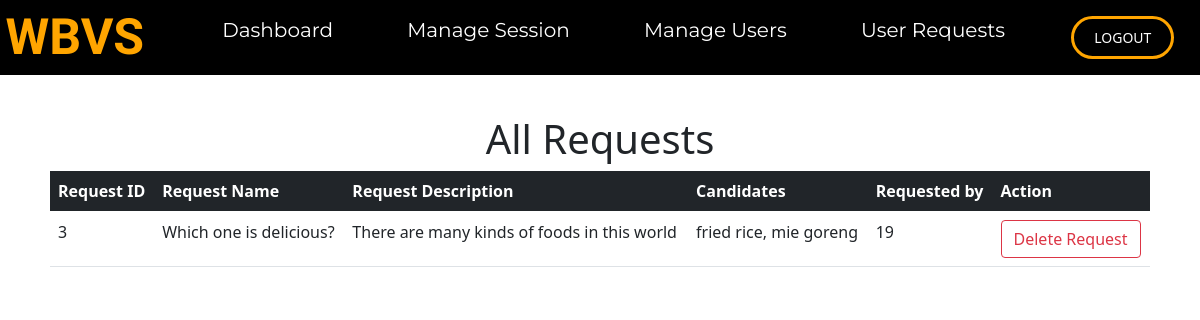
Page /admin/adminrequest.php (signed in) on the committed database.
### tables this page shows
CREATE TABLE `request` (
  `requestid` int(11) NOT NULL,
  `requestname` varchar(255) NOT NULL,
  `requestdesc` longtext NOT NULL,
  `candidates` longtext NOT NULL,
  `userid` int(11) NOT NULL
);

### admin/adminrequest.php (the view, shortened to what this page needs)
<?php
    require_once "../action/dbconnection.php";
?>
<!DOCTYPE html>
    <html lang="en">
    <head>
        <link rel="stylesheet" href="../css/adminnavbar.css">
        <link href="https://cdn.jsdelivr.net/npm/bootstrap@5.0.2/dist/css/bootstrap.min.css" rel="stylesheet">
    </head>
    <body>
        <header class="navcontainer">
            <a class="logo" href="adminhome.php">WBVS</a>
            <nav>
                <ul class="navlinks">
                    <li><a href="adminhome.php">Dashboard</a></li>
                    <li><a href="managesession.php">Manage Session</a></li>
                    <li><a href="manageusers.php">Manage Users</a></li>
                    <li><a href="adminrequest.php">User Requests</a></li>
                </ul>
            </nav>
            <div class="logout-btn">
                <a href="../action/logout.php"><button>LOGOUT</button></a>
            </div>
        </header>
        <h1 style="text-align: center; margin-top: 40px;">All Requests</h1>
        <div style="margin: 0 50px">
            <table class="table table-hover" style="margin-right: 20px;">
                <thead>
                    <tr class="table-dark">
                        <th scope="col">Request ID</th>
                        <th scope="col">Request Name</th>
                        <th scope="col">Request Description</th>
                        <th scope="col">Candidates</th>
                        <th scope="col">Requested by</th>
                        <th scope="col">Action</th>
                    </tr>
                </thead>
                <tbody>
                    <?php
                        $sql = "SELECT * FROM request;";
                        $stmt = mysqli_stmt_init($dbConn);
                        if(!mysqli_stmt_prepare($stmt, $sql)){
                            header("Location: ../admin/adminrequest.php?error=stmtfailed");
                            echo "Statement error, cannot display request";
                            exit();
                        } else {
                            mysqli_stmt_execute($stmt);
                            $datareceived = mysqli_stmt_get_result($stmt);
                            $checkresult = mysqli_num_rows($datareceived);
                            if($checkresult > 0){
                                while ($row = mysqli_fetch_assoc($datareceived)) :?>
                                    <tr>
                                        <td><?= $row["requestid"] ?></td>
                                        <td><?= $row["requestname"] ?></td>
                                        <td><?= $row["requestdesc"] ?></td>
                                        <td><?= $row["candidates"] ?></td>
                                        <td><?= $row["userid"] ?></td>
                                        <td>
                                            <button type="button" class="btn btn-outline-danger" data-bs-toggle="modal" data-bs-target="#exampleModal">Delete Request</button>
                                        </td>
                                    </tr>
                    <?php
                                endwhile;
                            } else {
                                echo "<p style='color: red; font-size:20px;'>There are no requests from users currently</p>";
                            }
                        }
                    ?>
                </tbody>
            </table>
        </div>
    </body>
</html>

### css/adminnavbar.css (style rules this page uses)
body { margin: 0; padding: 0; }
.navcontainer { width: 100%; background-color: black; justify-content: space-around; align-items: center; display:flex; }
.logo { font-family: 'Qwigley', cursive; font-size: 50px; font-weight: bold; text-decoration: none; color: orange; }
.navlinks { font-family: 'Montserrat', sans-serif; }
.navlinks li { display: inline-block; }
.navlinks li a { color: white; margin: 0 35px; font-size: 20px; text-decoration: none; }
.logout-btn a { font-size: 0; }
.logout-btn a button { margin: 0 20px; padding: 8px 20px; font-size: 14px; color: white; background-color: black; border: 3px solid orange; border-radius: 50px; }

### rows in the picture
request: requestid "3", requestname "Which one is delicious?", requestdesc "There are many kinds of foods in this world", candidates "fried rice, mie goreng", userid "19"
